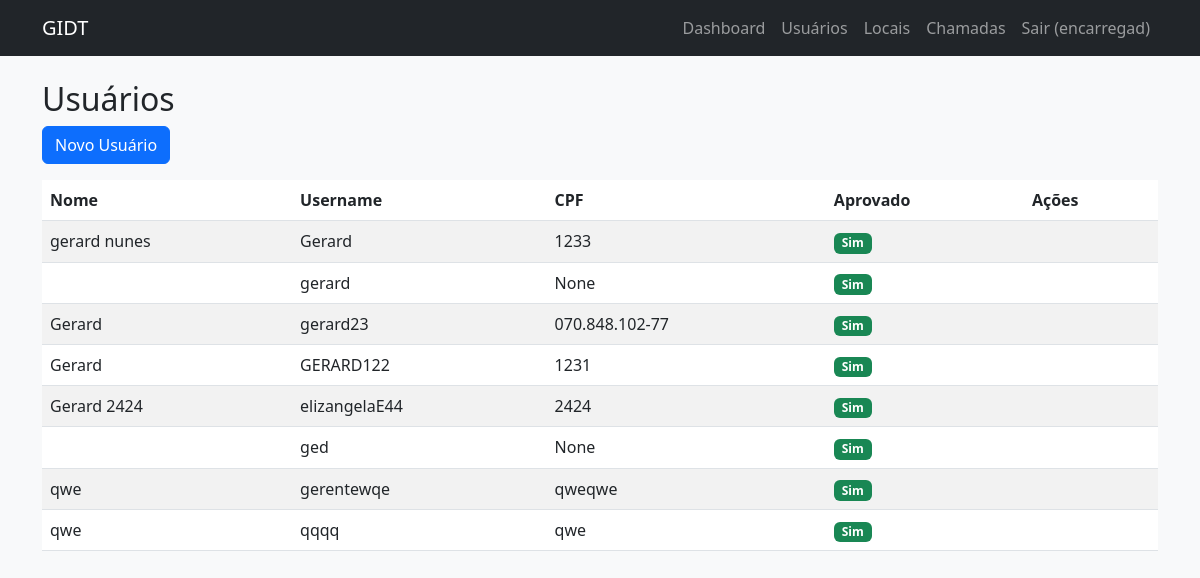
The app's page /encarregado/usuarios/ (signed in), older data.
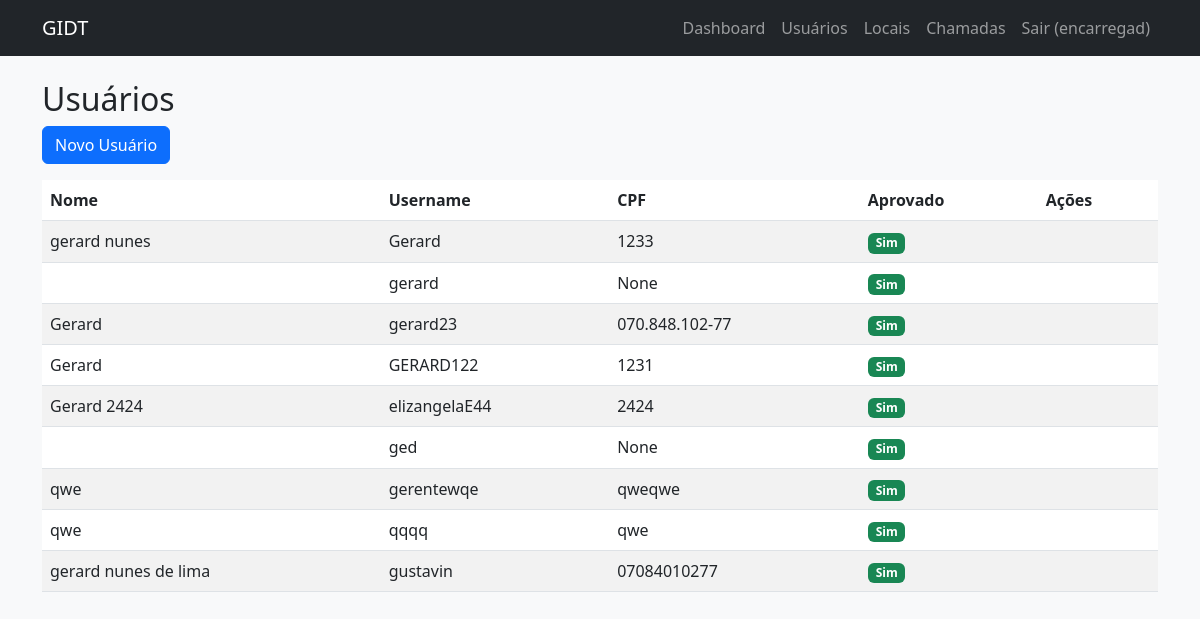
The same page, newer data.
### gestao/models.py (models this page shows, shortened)
class User(AbstractUser):
    ROLE_CHOICES = (
        ('gestor', 'Gestor'),
        ('gerente', 'Gerente'),
        ('encarregado', 'Encarregado'),
        ('usuario', 'Usuário'),
        ('administrador', 'Administrador'),
    )
    role = models.CharField(max_length=20, choices=ROLE_CHOICES, default='usuario')
    cpf = models.CharField(max_length=14, unique=True, null=True, blank=True)
    telefone = models.CharField(max_length=20, blank=True)
    endereco = models.TextField(blank=True)
    aprovado = models.BooleanField(default=False)  # apenas para usuários
    aprovado_por = models.ForeignKey('self', on_delete=models.SET_NULL, null=True, blank=True, related_name='aprovados')
    aprovado_em = models.DateTimeField(null=True, blank=True)
    pix = models.CharField(max_length=50, blank=True)

### gestao/views/Vencarregado.py (the view)
# urls.py: path('encarregado/usuarios/', usuario_list, name='usuario_list'),
@login_required
@role_required('encarregado', 'gestor')
def usuario_list(request):
    usuarios = User.objects.filter(role='usuario')
    return render(request, 'encarregado/usuario_list.html', {'usuarios': usuarios})

### templates/encarregado/usuario_list.html (shortened to what this page needs)
{% extends "base.html" %}
{% block content %}
<h2>Usuários</h2>
<a href="{% url 'usuario_create' %}" class="btn btn-primary mb-3">Novo Usuário</a>
<table class="table table-striped">
    <thead>
        <tr>
            <th>Nome</th>
            <th>Username</th>
            <th>CPF</th>
            <th>Aprovado</th>
            <th>Ações</th>
        </tr>
    </thead>
    <tbody>
        {% for usuario in usuarios %}
        <tr>
            <td>{{ usuario.first_name }}</td>
            <td>{{ usuario.username }}</td>
            <td>{{ usuario.cpf }}</td>
            <td>
                {% if usuario.aprovado %}
                    <span class="badge bg-success">Sim</span>
                {% else %}
                    <span class="badge bg-warning">Não</span>
                {% endif %}
            </td>
            <td>
            </td>
        </tr>
        {% endfor %}
    </tbody>
</table>
{% endblock %}

Row changes from the older to the newer data that the page shows:
added User: first_name "gerard nunes de lima", username "gustavin", cpf "07084010277", aprovado "Sim"
